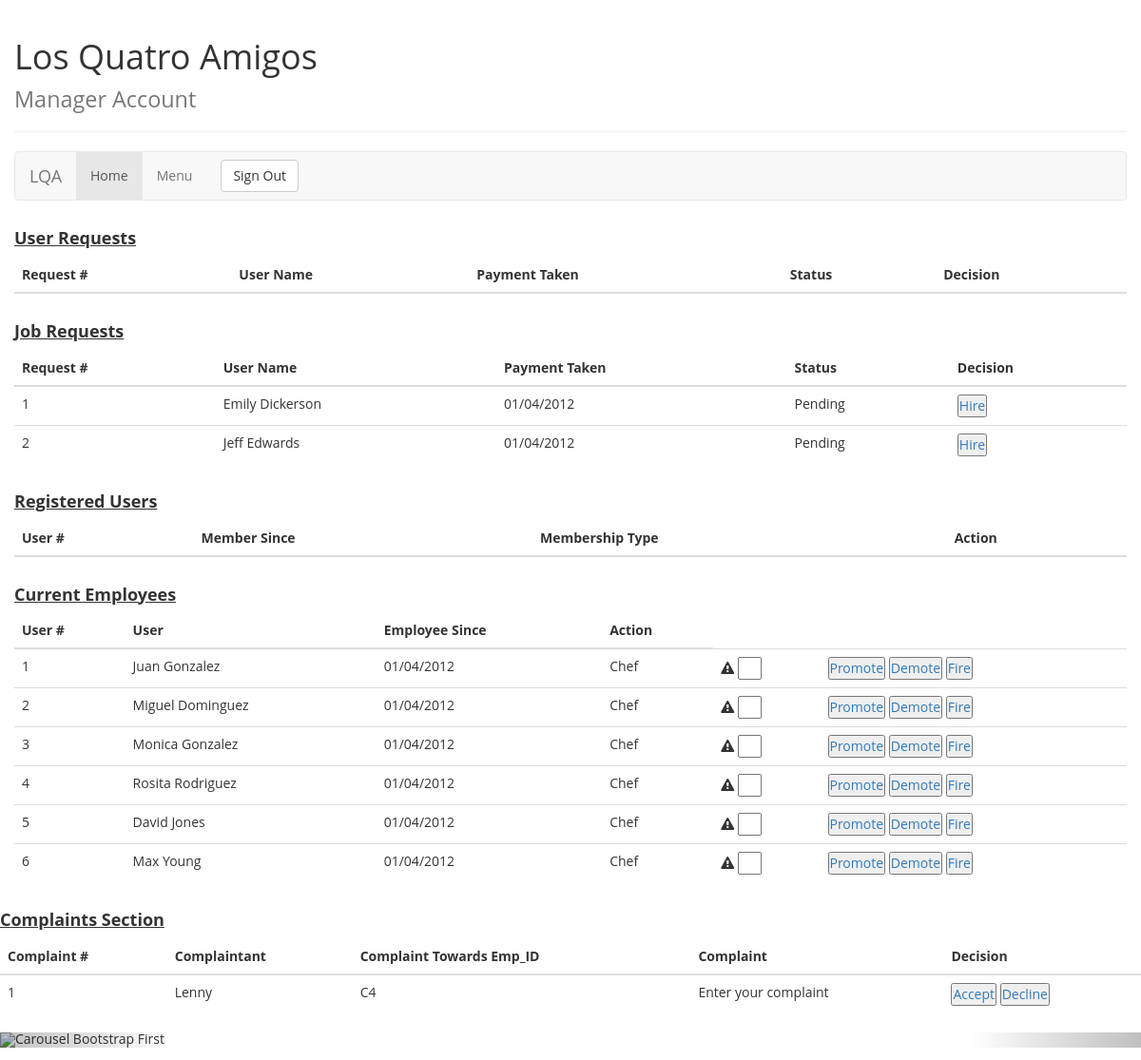
Page /hire_employee/C4 on the earlier database version.
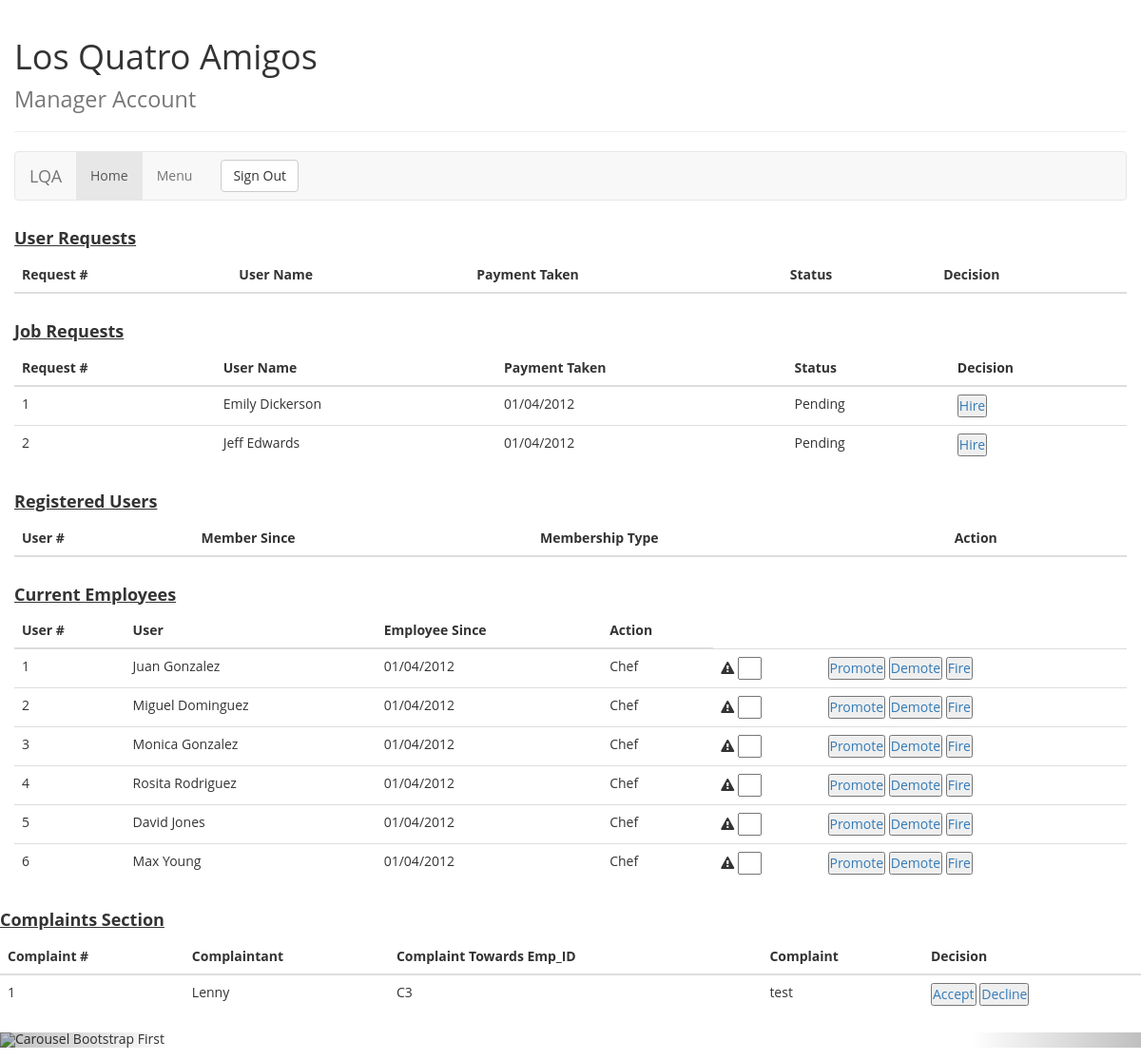
Same page on the later database version.
### tables this page shows
CREATE TABLE employees (
    emp_id VARCHAR(5) not null,
    password varchar(20) not null,
    emp_fname varchar(20) not null,
    emp_lname varchar(20) not null,
    address varchar(40) not null,
    city varchar(20) not null,
    state nchar(2) not null,
    postal char(5) not null,
    apt varchar(5),
    phone nchar(10) not null,
    ssn varchar(9),
    birthdate DATE not null,
    salary decimal(5,2) not null,
    date_hired [timestamp] timestamp,
    hired nchar(1) not null,
    demotions int,
    compliments int,
    complaints int,
    PRIMARY KEY (emp_id)
    );

CREATE TABLE complaints (
    complaint_id INT PRIMARY KEY,
    user_id VARCHAR(9) not null,
    emp_id VARCHAR(5) not null,
    complaint text,
    approval nchar(1),
    date_posted [timestamp] timestamp,
    FOREIGN KEY (user_id) REFERENCES users(user_id),
    FOREIGN KEY (emp_id) REFERENCES employees(emp_id)
    );

### app/models/views.py (the view)
@app.route('/hire_employee/<empl_name>', methods=['GET'])
def hire(empl_name):
    db = db_connect()
    db.hire_employee(empl_name)
    return view_management_page()

### app/models/models.py (called while the page is built)
    def select_all_hired_employees(self):
        result = self.cur.execute("SELECT * FROM employees WHERE hired = 1").fetchall()
        return result

    def select_all_pending_employees(self):
        result = self.cur.execute("SELECT * FROM employees WHERE hired = 0").fetchall()
        return result

    def select_all_unregistered_users(self):
        result = self.cur.execute("SELECT * FROM users WHERE registered = 0").fetchall()
        return result

    def select_all_registered_users(self):
        result = self.cur.execute("SELECT * FROM users Where registered = 1").fetchall()
        return result

    def select_all_pending_complaints(self):
        result = self.cur.execute("SELECT * FROM complaints WHERE approval=0").fetchall()
        return result

    def hire_employee(self,emp_id):
        self.cur.execute("UPDATE employees SET hired = 1 where emp_id ='%s'" %emp_id)
        self.con.commit()

### app/models/views.py (called while the page is built)
@app.route('/loginManager')
def view_management_page():
    db = db_connect()
    unregistered_users = db.select_all_unregistered_users()
    registered = db.select_all_registered_users()
    hired_employees = db.select_all_hired_employees()
    unhired_employees = db.select_all_pending_employees()
    list_of_complaints = db.select_all_pending_complaints()
    return render_template("loginMANAGER.html", registered_users=registered, unregistered=unregistered_users,
                           hired_employees=hired_employees, unhired_employees=unhired_employees, complaints=list_of_complaints )

### app/templates/loginMANAGER.html (shortened to what this page needs)
<!DOCTYPE html>
<html lang="en">
  <head>
    <link href="{{ url_for('static', filename='style.css') }}" rel="stylesheet">
    <link href="{{ url_for('static', filename='bootstrap/css/bootstrap.css') }}" rel="stylesheet">
    <link rel="stylesheet" href="{{ url_for('static', filename='font-awesome-4.7.0/css/font-awesome.min.css') }}">
  </head>
  <body>
    <div class="container-fluid">
	<div class="row">
		<div class="col-md-12">
			<div class="page-header">
				<h1>
					Los Quatro Amigos <br> <small> Manager Account </small>
				</h1>
			</div>
			<nav class="navbar navbar-default" role="navigation">
				<div class="navbar-header">
					 <a class="navbar-brand" href="#">LQA</a>
				</div>
				<div class="collapse navbar-collapse" id="bs-example-navbar-collapse-1">
					<ul class="nav navbar-nav">
						<li class="active">
							<a href="#">Home</a>
						</li>
						<li>
							<a href="#">Menu</a>
						</li>
					</ul>
					<form class="navbar-form navbar-left" role="search">
						<button type="submit" class="btn btn-default">
							Sign Out
						</button>
					</form>
				</div>
			</nav>
		</div>
	</div>
	<div class="row">
		<div class="col-md-12">
            <h4> <strong style="text-decoration: underline"> User Requests </strong> </h4>
			<table class="table">
				<thead>
					<tr>
						<th>
							Request #
						</th>
						<th>
							User Name
						</th>
						<th>
							Payment Taken
						</th>
						<th>
							Status
						</th>
                        <th>
                            Decision
                        </th>
					</tr>
				</thead>
			</table>
		</div>
	</div>
	<div class="row">
		<div class="col-md-12">
        <h4> <strong style="text-decoration: underline"> Job Requests </strong> </h4>
			<table class="table">
				<thead>
					<tr>
						<th>
							Request #
						</th>
						<th>
							User Name
						</th>
						<th>
							Payment Taken
						</th>
						<th>
							Status
						</th>
                        <th>
                            Decision
                        </th>
					</tr>
				</thead>
				<tbody>
                    {% for unhired_employee in unhired_employees %}
                    <tr>
                        <td>
                             {{ loop.index }}
                        </td>
                        <td>
                            {{ unhired_employee[2] }} {{ unhired_employee[3] }}
                        </td>
                        <td>
                            01/04/2012
                        </td>
                        <td>
                            Pending
                        </td>
                        <td>
                            <button type="button" ><a href="{{ url_for('hire', empl_name=unhired_employee[0]) }}">Hire </a></button>
                        </td>
                    </tr>
                 {% endfor %}
                </tbody>
			</table>
		</div>
	</div>
	<div class="row">
		<div class="col-md-12">
        <h4> <strong style="text-decoration: underline"> Registered Users </strong> </h4>
			<table class="table">
				<thead>
					<tr>
						<th>
							User #
						</th>
						<th>
							Member Since
						</th>
						<th>
                            Membership Type
						</th>
						<th>
							Action
						</th>
					</tr>
				</thead>
			</table>
		</div>
	</div>
	<div class="row">
		<div class="col-md-12">
         <h4> <strong style="text-decoration: underline"> Current Employees </strong> </h4>
			<table class="table">
					<thead>
						<tr>
							<th>
								User #
							</th>
							<th>
								User
							</th>
							<th>
								Employee Since
							</th>
							<th>
								Action
							</th>
						</tr>
					</thead>
					<tbody>
                      {% for employees in hired_employees %}
                      <tr>
                      <td>
                      {{ loop.index }}
                      </td>
                      <td>
                      {{employees[2]}} {{employees[3]}}
                      </td>
                      <td>
                      01/04/2012
                      </td>
                      <td>
                      Chef
                      </td>
                      <td>
                      <form >
                      <span class="fa fa-exclamation-triangle" aria-hidden="true"> </span> <input type="text" name="first_name" style="width: 25px"/>
                      </form>
                      </td>
                      <td>
                      <button type="button" ><a href="{{ url_for('promote', empl_name=employees[0]) }}"> Promote </a></button>
                      <button type="button" ><a href="{{ url_for('demote', empl_name=employees[0]) }}"> Demote </a></button>
                      <button type="button" ><a href="{{ url_for('fire', empl_name=employees[0]) }}"> Fire </a></button>
                      </td>
                      </tr>
                     {% endfor %}
                    </tbody>
			</table>
		</div>
	</div>
</div>
        <div class="row">
		<div class="col-md-12">
        <h4> <strong style="text-decoration: underline"> Complaints Section </strong> </h4>
			<table class="table">
				<thead>
					<tr>
						<th>
							Complaint #
						</th>
						<th>
							Complaintant
						</th>
						<th>
							Complaint Towards Emp_ID
						</th>
						<th>
							Complaint
						</th>
                        <th>
                            Decision
                        </th>
					</tr>
				</thead>
				<tbody>
                    {% for complaint in complaints %}
                    <tr>
                        <td>
                             {{ loop.index }}
                        </td>
                        <td>
                            {{ complaint[1] }}
                        </td>
                        <td>
                            {{ complaint[2] }}
                        </td>
                        <td>
                            {{ complaint[3] }}
                        </td>
                        <td>
                            <button type="button" ><a href="{{ url_for('accept_complaint', complaint_id=complaint[0], emp_id=complaint[1]) }}"> Accept </a></button>
                            <button type="button" ><a href="{{ url_for('decline_complaint',  complaint_id=complaint[0] , user_id=complaint[2]) }}"> Decline </a></button>
                        </td>
                    </tr>
                    {% endfor %}
                </tbody>
			</table>
		</div>
	</div>
	<div class="carousel slide" id="carousel-361270">
		<ol class="carousel-indicators">
			<li class="active" data-slide-to="1" data-target="#carousel-361270">
			</li>
			<li data-slide-to="2" data-target="#carousel-361270">
			</li>
			<li data-slide-to="3" data-target="#carousel-361270">
			</li>
			<li data-slide-to="4" data-target="#carousel-361270">
			</li>
		</ol>
		<div class="carousel-inner">
			<div class="item active">
				<img alt="Carousel Bootstrap First" src="https://www.okchicas.com/wp-content/uploads/2016/02/Comida-mexicana-17.jpg" style="margin-left: auto; margin-right: auto ">
			</div>
		</div> <a class="left carousel-control" href="#carousel-361270" data-slide="prev"><span class="glyphicon glyphicon-chevron-left"></span></a> <a class="right carousel-control" href="#carousel-361270" data-slide="next"><span class="glyphicon glyphicon-chevron-right"></span></a>
	</div>
  </body>
</html>

### app/static/style.css (style rules this page uses)
* { margin: 0px auto; padding: 0px; font-family: 'Open Sans', sans-serif; }

Differences in the rows shown:
changed complaints "Lenny": emp "C4" → "C3"; complaint "Enter your complaint" → "test"
